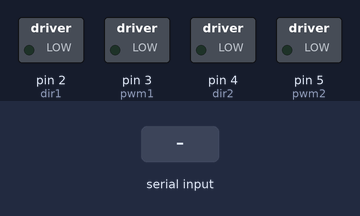
A sketch run on a simulated Arduino Uno, built with avr-gcc and run on an emulated ATmega328P. Parts: switched loads named in the sketch (green lamp = pin HIGH). The test bench sets the inputs (shaded band).

Above: at 1.2 s.
1.3 s: "wf|" received over Serial
At 1.7 s:
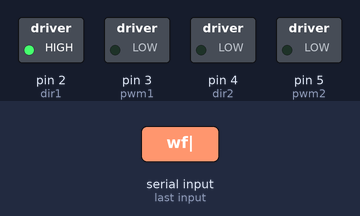
2.8 s: "30,150,10|" received over Serial
At 4.0 s:
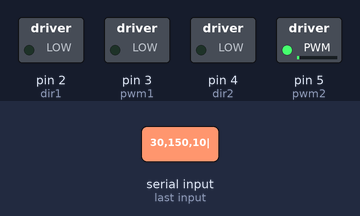
4.3 s: "1,90|" received over Serial
At 5.2 s:
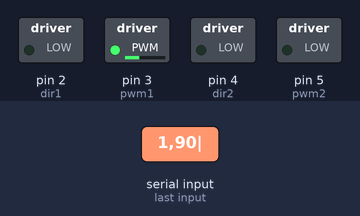
Timing chart, 0 to 7.3 s (numbered marks = the images above; inputs shaded):
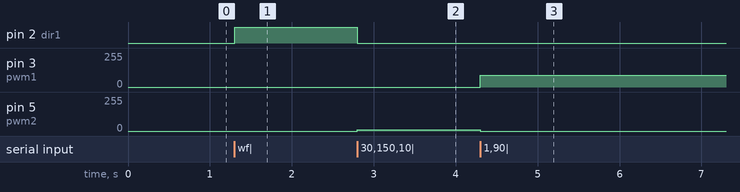

Measured:
- after the input at 1.3 s, pin 2 (dir1): LOW → HIGH at once
- after the input at 2.8 s, pin 2 (dir1): HIGH → LOW at once; pin 5 (pwm2): 0/255 → 10/255 at once
- after the input at 4.3 s, pin 3 (pwm1): 0/255 → 90/255 at once; pin 5 (pwm2): 10/255 → 0/255 at once

The sketch:

RoboticsArduinoCode.ino
```cpp
int pwm1 = 3;
int dir1 = 2;
int pwm2 = 5;
int dir2 = 4;

void setup() {
  // put your setup code here, to run once:
  pinMode(pwm1, OUTPUT);
  pinMode(dir1, OUTPUT);
  pinMode(pwm2, OUTPUT);
  pinMode(dir2, OUTPUT);

  Serial.begin(115200);
  digitalWrite(pwm1, 0);
  digitalWrite(pwm2, 0);
}

void loop() {
  // Wait until the new commands are available from serial
  while (!Serial.available());
  // Parses the serial command
  String command = Serial.readStringUntil('|');
  String leftMotorCommand = command.substring(0, 2);
  String leftCommandValue = command.substring(2, 5);
  String rightMotorCommand = command.substring(5, 7);
  String rightCommandValue = command.substring(7, 10);
  String beltMotorCommand = command.substring(10, 12);
  String beltMotorValue = command.substring(12, 15);
  String actMotorCommand = command.substring(15, 17);
  String actMotorValue = command.substring(17, 20);

  int leftMotor = leftCommandValue.toInt();
  int rightMotor = rightCommandValue.toInt();
  int beltMotor = beltMotorValue.toInt();
  int actMotor = actMotorValue.toInt();
  // Writes to left motors
  if (leftMotorCommand == "wf") {
    digitalWrite(dir1, HIGH);
  } else {
    digitalWrite(dir1, LOW);
  }
  analogWrite(pwm1, leftMotor);

  // Writes to Right motors
  if (rightMotorCommand == "wf") {
    digitalWrite(dir2, HIGH);
  } else {
    digitalWrite(dir2, LOW);
  }
  analogWrite(pwm2, rightMotor);
}
```
